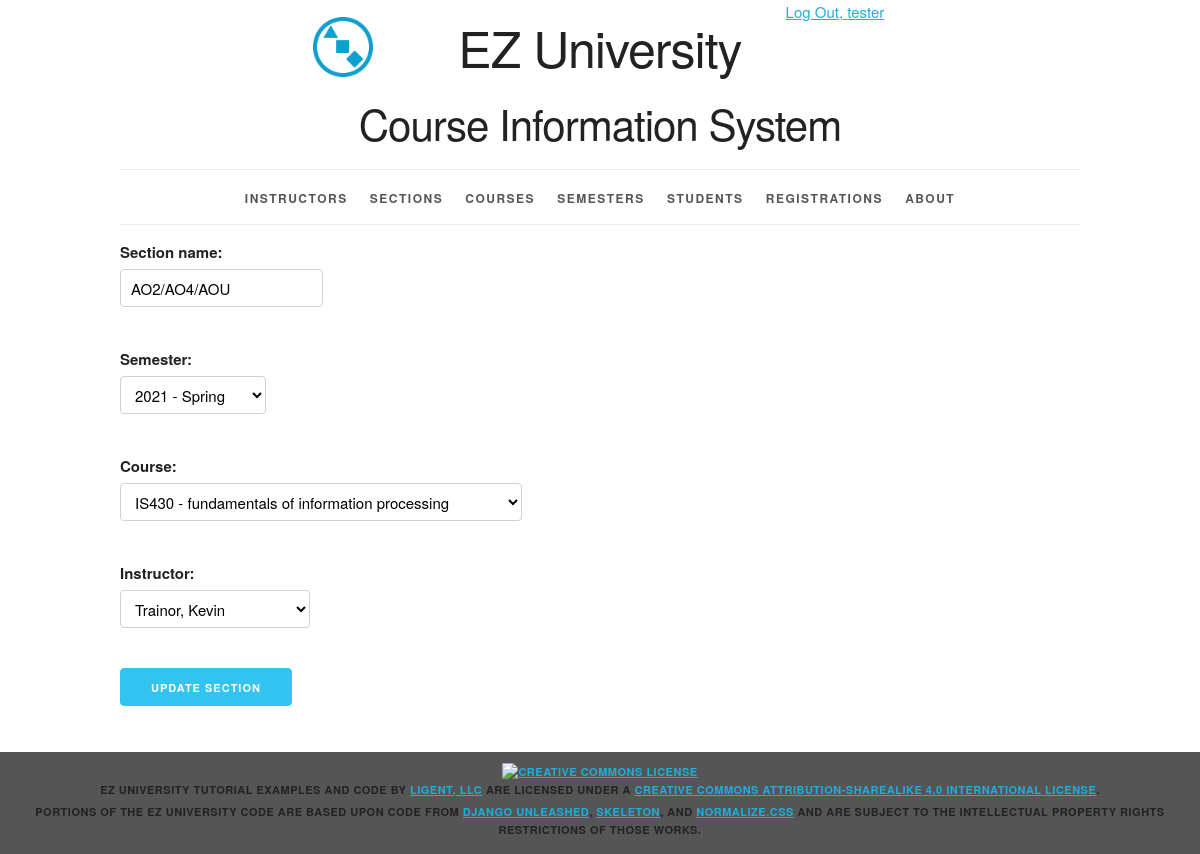
Page /section/1/update (signed in) on the committed database.
### courseinfo/models.py (models this page shows, shortened)
class Section(models.Model):
    section_id = models.AutoField(primary_key=True)
    section_name = models.CharField(max_length=20)
    semester = models.ForeignKey(Semester, related_name='sections', on_delete=models.PROTECT)
    course = models.ForeignKey(Course, related_name='sections', on_delete=models.PROTECT)
    instructor = models.ForeignKey(Instructor, related_name='sections', on_delete=models.PROTECT)
    def get_update_url(self):
        return reverse('courseinfo_section_update_urlpattern',
                       kwargs={'pk': self.pk}
                       )
    class Meta:
        ordering = ['course', 'section_name', 'semester']
        constraints = [
            UniqueConstraint(fields=['semester', 'course', 'section_name'],
                             name='unique_section')
        ]

class Semester(models.Model):
    semester_id = models.AutoField(primary_key=True)
    year = models.ForeignKey(Year, related_name='semesters', on_delete=models.PROTECT)
    period = models.ForeignKey(Period, related_name='semesters', on_delete=models.PROTECT)
    def __str__(self):
        return '%s - %s' % (self.year.year, self.period.period_name)
    class Meta:
        ordering = ['year__year', 'period__period_sequence']
        constraints = [
            UniqueConstraint(fields=['year', 'period'], name='unique_semester')
        ]

### courseinfo/views.py (the view)
class SectionUpdate(LoginRequiredMixin, PermissionRequiredMixin, UpdateView):
    form_class = SectionForm
    model = Section
    permission_required = 'courseinfo.change_section'
    template_name = 'courseinfo/section_form_update.html'

### courseinfo/forms.py (shortened to what this page needs)
class SectionForm(forms.ModelForm):
    class Meta:
        model = Section
        fields = '__all__'

### courseinfo/models.py (called while the page is built)
    def __str__(self):
        return '%s - %s' % (self.course_number, self.course_name)

    def __str__(self):
        result = ''
        if self.disambiguator == '':
            result = '%s, %s' % (self.last_name, self.first_name)
        else:
            result = '%s, %s (%s)' % (self.last_name, self.first_name, self.disambiguator)
        return result

### courseinfo/templates/courseinfo/section_form_update.html (shortened to what this page needs)
{% extends 'courseinfo/base.html' %}
{% block content %}
    <form
        action="{{ section.get_update_url }}"
        method="post">
        {{ form.as_p }}
        <button type="submit" class="button button-primary">Update Section</button>
    </form>
{% endblock %}

### courseinfo/templates/courseinfo/base.html (shortened to what this page needs)
{% load static %}
<!DOCTYPE html>
<html lang="en">
<head>
    <link rel="stylesheet" type="text/css"
          href="{% static 'coursinfo/normalize.css' %}">
    <link rel="stylesheet" type="text/css"
          href="{% static 'courseinfo/skeleton.css' %}">
    <link rel="stylesheet" type="text/css"
          href="{% static 'courseinfo/style.css' %}">
</head>
<body>
<div class="container">
    <div class="status row">
        <div class="offset-by-eight four columns">
            <ul class="inline">
                {% if user.is_authenticated %}
                    <li><a href="{% url 'logout_urlpattern' %}">
                        Log Out, {{ user.get_username }}</a></li>
                {% else %}
                    <li><a href="{% url 'login_urlpattern' %}">
                        Log In</a></li>
                {% endif %}
            </ul>
        </div>
    </div>
    <header class="row">
        <div class="offset-by-one ten columns">
            <h1 class="logo">EZ University</h1>
            <h2>Course Information System</h2>
        </div>
    </header>
    <nav>
        <ul>
            {% if perms.courseinfo.view_instructor %}
                <li>
                    <a href="{% url 'courseinfo_instructor_list_urlpattern' %}">
                        Instructors</a></li>
            {% endif %}
            {% if perms.courseinfo.view_section %}
                <li>
                    <a href="{% url 'courseinfo_section_list_urlpattern' %}">
                        Sections</a></li>
            {% endif %}
            {% if perms.courseinfo.view_course %}
                <li>
                    <a href="{% url 'courseinfo_course_list_urlpattern' %}">
                        Courses</a></li>
            {% endif %}
            {% if perms.courseinfo.view_semester %}
                <li>
                    <a href="{% url 'courseinfo_semester_list_urlpattern' %}">
                        Semesters</a></li>
            {% endif %}
            {% if perms.courseinfo.view_student %}
                <li>
                    <a href="{% url 'courseinfo_student_list_urlpattern' %}">
                        Students</a></li>
            {% endif %}
            {% if perms.courseinfo.view_registration %}
                <li>
                    <a href="{% url 'courseinfo_registration_list_urlpattern' %}">
                        Registrations</a></li>
            {% endif %}
            <li>
                <a href="{% url 'about_urlpattern' %}">
                    About</a></li>
        </ul>
    </nav>
    <main>
        {% block content %}{% endblock %}
    </main>
</div>
<footer>
    <p>
        <a rel="license" href="http://creativecommons.org/licenses/by-sa/4.0/">
            <img alt="Creative Commons License" style="border-width:0"
                 src="https://i.creativecommons.org/l/by-sa/4.0/88x31.png"/>
        </a><br/><span property="dct:title">EZ University Tutorial Examples and Code</span>
        by
        <a href="https://www.ligent.net" property="cc:attributionName"
           rel="cc:attributionURL">Ligent, LLC</a> are licensed under a
        <a rel="license" href="http://creativecommons.org/licenses/by-sa/4.0/">Creative Commons Attribution-ShareAlike
            4.0 International License</a>.
    </p>
    <p>Portions of the EZ University code are based upon code from
        <a href="https://django-unleashed.com">Django Unleashed</a>,
        <a href="http://getskeleton.com/">Skeleton</a>, and
        <a href="https://necolas.github.io/normalize.css/">Normalize.css</a> and
        are subject to the intellectual property rights restrictions of those works.
    </p>
</footer>
</body>
</html>

### courseinfo/static/courseinfo/skeleton.css (style rules this page uses)
.container { position: relative; width: 100%; max-width: 960px; margin: 0 auto; padding: 0 20px; box-sizing: border-box; }
.column, .columns { width: 100%; float: left; box-sizing: border-box; }
@media (min-width: 400px) { .container { width: 85%; padding: 0; } }
@media (min-width: 550px) { .container { width: 80%; } }
@media (min-width: 550px) { .column, .columns { margin-left: 4%; } }
@media (min-width: 550px) { .column:first-child, .columns:first-child { margin-left: 0; } }
@media (min-width: 550px) { .four.columns { width: 30.6666666667%; } }
@media (min-width: 550px) { .ten.columns { width: 82.6666666667%; } }
@media (min-width: 550px) { .offset-by-one.column, .offset-by-one.columns { margin-left: 8.66666666667%; } }
@media (min-width: 550px) { .offset-by-eight.column, .offset-by-eight.columns { margin-left: 69.3333333333%; } }
html { font-size: 62.5%; }
body { font-size: 1.5em; line-height: 1.6; font-weight: 400; font-family: "Raleway", "HelveticaNeue", "Helvetica Neue", Helvetica, Arial, sans-serif; color: #222; }
h1, h2, h3, h4, h5, h6 { margin-top: 0; margin-bottom: 2rem; font-weight: 300; }
h1 { font-size: 4.0rem; line-height: 1.2; letter-spacing: -.1rem; }
h2 { font-size: 3.6rem; line-height: 1.25; letter-spacing: -.1rem; }
@media (min-width: 550px) { h1 { font-size: 5.0rem; } }
@media (min-width: 550px) { h2 { font-size: 4.2rem; } }
p { margin-top: 0; }
a { color: #1EAEDB; }
.button, button, input[type="submit"], input[type="reset"], input[type="button"] { display: inline-block; height: 38px; padding: 0 30px; color: #555; text-align: center; font-size: 11px; font-weight: 600; line-height: 38px; letter-spacing: .1rem; text-transform: uppercase; text-decoration: none; white-space: nowrap; background-color: transparent; border-radius: 4px; border: 1px solid #bbb; cursor: pointer; box-sizing: border-box; }
.button.button-primary, button.button-primary, input[type="submit"].button-primary, input[type="reset"].button-primary, input[type="button"].button-primary { color: #FFF; background-color: #33C3F0; border-color: #33C3F0; }
input[type="email"], input[type="number"], input[type="search"], input[type="text"], input[type="tel"], input[type="url"], input[type="password"], textarea, select { height: 38px; padding: 6px 10px; background-color: #fff; border: 1px solid #D1D1D1; border-radius: 4px; box-shadow: none; box-sizing: border-box; }
input[type="email"], input[type="number"], input[type="search"], input[type="text"], input[type="tel"], input[type="url"], input[type="password"], textarea { -webkit-appearance: none; -moz-appearance: none; appearance: none; }
label, legend { display: block; margin-bottom: .5rem; font-weight: 600; }
ul { list-style: circle inside; }
ol, ul { padding-left: 0; margin-top: 0; }
li { margin-bottom: 1rem; }
button, .button { margin-bottom: 1rem; }
input, textarea, select, fieldset { margin-bottom: 1.5rem; }
pre, blockquote, dl, figure, table, p, ul, ol, form { margin-bottom: 2.5rem; }
.container:after, .row:after, .u-cf { content: ""; display: table; clear: both; }

### rows in the picture
Section: section_name "AO2/AO4/AOU", course "IS430 - fundamentals of information processing", instructor "Trainor, Kevin"
Semester: semester "2021 - Spring"

### other values in the picture
{{ user.get_username }} "tester"
